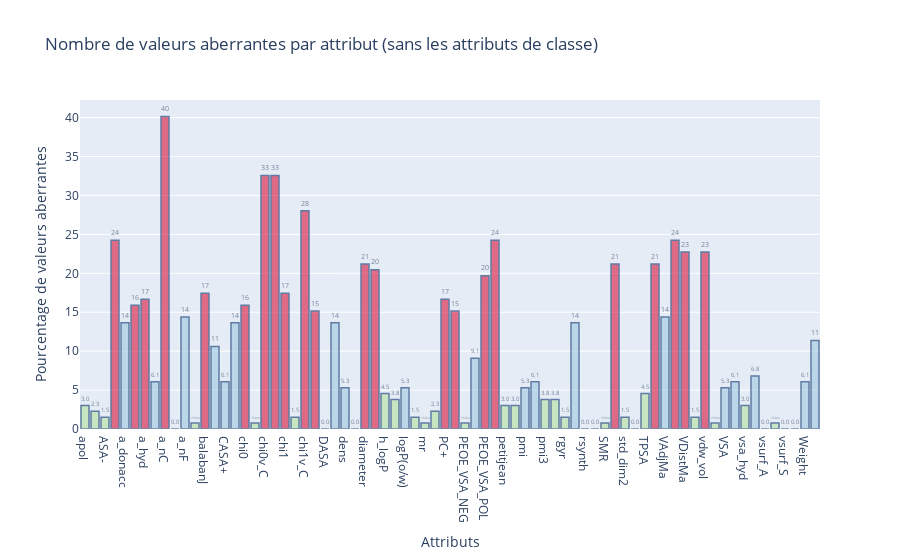

The notebook cell this image was saved under:
### Code cell
# Affichage de la proportion des valeurs aberrantes en différentes couleurs
fig = go.Figure([go.Bar(x=list(data_no_class.columns), y=rate_of_outliers,text=rate_of_outliers, marker_color=colors_rate_outliers)])
fig.update_traces(marker_line_color='rgb(8,48,107)',
                  marker_line_width=1.5, opacity=0.6,texttemplate='%{text:.2s}', textposition='outside')
fig.update_layout(yaxis=dict(title='Pourcentage de valeurs aberrantes'),
                  xaxis=dict(title="Attributs"),title_text='Nombre de valeurs aberrantes par attribut (sans les attributs de classe)')
fig.show()

### Figure 1 — Plotly figure (JSON) as saved in the notebook; plotly's stock layout.template omitted (floating-point values rounded to 4 significant figures)
{"data": [{"marker": {"color": ["#B6E2A1", "#B6E2A1", "#B6E2A1", "crimson", "rgb(158,202,225)", "crimson", "crimson", "rgb(158,202,225)", "crimson", "#B6E2A1", "rgb(158,202,225)", "#B6E2A1", "crimson", "rgb(158,202,225)", "rgb(158,202,225)", "rgb(158,202,225)", "crimson", "#B6E2A1", "crimson", "crimson", "crimson", "#B6E2A1", "crimson", "crimson", "#B6E2A1", "rgb(158,202,225)", "rgb(158,202,225)", "#B6E2A1", "crimson", "crimson", "#B6E2A1", "#B6E2A1", "rgb(158,202,225)", "#B6E2A1", "#B6E2A1", "#B6E2A1", "crimson", "crimson", "#B6E2A1", "rgb(158,202,225)", "crimson", "crimson", "#B6E2A1", "#B6E2A1", "rgb(158,202,225)", "rgb(158,202,225)", "#B6E2A1", "#B6E2A1", "#B6E2A1", "rgb(158,202,225)", "#B6E2A1", "#B6E2A1", "#B6E2A1", "crimson", "#B6E2A1", "#B6E2A1", "#B6E2A1", "crimson", "rgb(158,202,225)", "crimson", "crimson", "#B6E2A1", "crimson", "#B6E2A1", "rgb(158,202,225)", "rgb(158,202,225)", "#B6E2A1", "rgb(158,202,225)", "#B6E2A1", "#B6E2A1", "#B6E2A1", "#B6E2A1", "rgb(158,202,225)", "rgb(158,202,225)"], "line": {"color": "rgb(8,48,107)", "width": 1.5}}, "opacity": 0.6, "text": ["3.0303030303030303", "2.272727272727273", "1.5151515151515151", "24.242424242424242", "13.636363636363635", "15.909090909090908", "16.666666666666664", "6.0606060606060606", "40.15151515151515", "0.0", "14.393939393939394", "0.7575757575757576", "17.424242424242426", "10.606060606060606", "6.0606060606060606", "13.636363636363635", "15.909090909090908", "0.7575757575757576", "32.57575757575758", "32.57575757575758", "17.424242424242426", "1.5151515151515151", "28.030303030303028", "15.151515151515152", "0.0", "13.636363636363635", "5.303030303030303", "0.0", "21.21212121212121", "20.454545454545457", "4.545454545454546", "3.787878787878788", "5.303030303030303", "1.5151515151515151", "0.7575757575757576", "2.272727272727273", "16.666666666666664", "15.151515151515152", "0.7575757575757576", "9.090909090909092", "19.696969696969695", "24.242424242424242", "3.0303030303030303", "3.0303030303030303", "5.303030303030303", "6.0606060606060606", "3.787878787878788", "3.787878787878788", "1.5151515151515151", "13.636363636363635", "0.0", "0.0", "0.7575757575757576", "21.21212121212121", "1.5151515151515151", "0.0", "4.545454545454546", "21.21212121212121", "14.393939393939394", "24.242424242424242", "22.727272727272727", "1.5151515151515151", "22.727272727272727", "0.7575757575757576", "5.303030303030303", "6.0606060606060606", "3.0303030303030303", "6.8181818181818175", "0.0", "0.7575757575757576", "0.0", "0.0", "6.0606060606060606", "11.363636363636363"], "textposition": "outside", "texttemplate": "%{text:.2s}", "type": "bar", "x": ["apol", "ASA+", "ASA-", "a_count", "a_donacc", "a_heavy", "a_hyd", "a_IC", "a_nC", "a_nCl", "a_nF", "a_nH", "balabanJ", "bpol", "CASA+", "CASA-", "chi0", "chi0v", "chi0v_C", "chi0_C", "chi1", "chi1v", "chi1v_C", "chi1_C", "DASA", "DCASA", "dens", "density", "diameter", "dipole", "h_logP", "h_logS", "logP(o/w)", "logS", "mr", "npr2", "PC+", "PC-", "PEOE_VSA_NEG", "PEOE_VSA_PNEG", "PEOE_VSA_POL", "PEOE_VSA_PPOS", "petitjean", "petitjeanSC", "pmi", "pmi2", "pmi3", "radius", "rgyr", "RPC-", "rsynth", "SlogP", "SMR", "std_dim1", "std_dim2", "std_dim3", "TPSA", "VAdjEq", "VAdjMa", "VDistEq", "VDistMa", "vdw_area", "vdw_vol", "vol", "VSA", "vsa_acc", "vsa_hyd", "vsa_pol", "vsurf_A", "vsurf_R", "vsurf_S", "vsurf_V", "Weight", "zagreb"], "y": [3.03, 2.273, 1.515, 24.24, 13.64, 15.91, 16.67, 6.061, 40.15, 0, 14.39, 0.7576, 17.42, 10.61, 6.061, 13.64, 15.91, 0.7576, 32.58, 32.58, 17.42, 1.515, 28.03, 15.15, 0, 13.64, 5.303, 0, 21.21, 20.45, 4.545, 3.788, 5.303, 1.515, 0.7576, 2.273, 16.67, 15.15, 0.7576, 9.091, 19.7, 24.24, 3.03, 3.03, 5.303, 6.061, 3.788, 3.788, 1.515, 13.64, 0, 0, 0.7576, 21.21, 1.515, 0, 4.545, 21.21, 14.39, 24.24, 22.73, 1.515, 22.73, 0.7576, 5.303, 6.061, 3.03, 6.818, 0, 0.7576, 0, 0, 6.061, 11.36]}], "layout": {"title": {"text": "Nombre de valeurs aberrantes par attribut (sans les attributs de classe)"}, "xaxis": {"title": {"text": "Attributs"}}, "yaxis": {"title": {"text": "Pourcentage de valeurs aberrantes"}}}}
